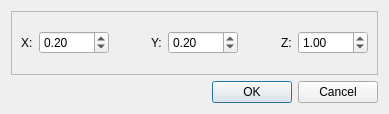
<?xml version="1.0" encoding="UTF-8"?>
<ui version="4.0">
 <class>setVoxSizeDialog</class>
 <widget class="QDialog" name="setVoxSizeDialog">
  <property name="geometry">
   <rect>
    <x>0</x>
    <y>0</y>
    <width>389</width>
    <height>114</height>
   </rect>
  </property>
  <property name="windowTitle">
   <string>Set corresponding image voxelsize</string>
  </property>
  <layout class="QVBoxLayout" name="verticalLayout">
   <item>
    <widget class="QFrame" name="frame">
     <property name="frameShape">
      <enum>QFrame::StyledPanel</enum>
     </property>
     <property name="frameShadow">
      <enum>QFrame::Plain</enum>
     </property>
     <property name="lineWidth">
      <number>2</number>
     </property>
     <property name="midLineWidth">
      <number>0</number>
     </property>
     <layout class="QHBoxLayout" name="horizontalLayout">
      <item>
       <widget class="QLabel" name="label">
        <property name="text">
         <string>X:</string>
        </property>
       </widget>
      </item>
      <item>
       <widget class="QDoubleSpinBox" name="doubleSpinBox">
        <property name="sizePolicy">
         <sizepolicy hsizetype="Minimum" vsizetype="Fixed">
          <horstretch>0</horstretch>
          <verstretch>0</verstretch>
         </sizepolicy>
        </property>
        <property name="minimumSize">
         <size>
          <width>70</width>
          <height>0</height>
         </size>
        </property>
        <property name="decimals">
         <number>2</number>
        </property>
        <property name="singleStep">
         <double>0.010000000000000</double>
        </property>
        <property name="value">
         <double>0.200000000000000</double>
        </property>
       </widget>
      </item>
      <item>
       <spacer name="horizontalSpacer">
        <property name="orientation">
         <enum>Qt::Horizontal</enum>
        </property>
        <property name="sizeHint" stdset="0">
         <size>
          <width>40</width>
          <height>20</height>
         </size>
        </property>
       </spacer>
      </item>
      <item>
       <widget class="QLabel" name="label_2">
        <property name="text">
         <string>Y:</string>
        </property>
       </widget>
      </item>
      <item>
       <widget class="QDoubleSpinBox" name="doubleSpinBox_2">
        <property name="minimumSize">
         <size>
          <width>70</width>
          <height>0</height>
         </size>
        </property>
        <property name="singleStep">
         <double>0.010000000000000</double>
        </property>
        <property name="value">
         <double>0.200000000000000</double>
        </property>
       </widget>
      </item>
      <item>
       <spacer name="horizontalSpacer_2">
        <property name="orientation">
         <enum>Qt::Horizontal</enum>
        </property>
        <property name="sizeHint" stdset="0">
         <size>
          <width>40</width>
          <height>20</height>
         </size>
        </property>
       </spacer>
      </item>
      <item>
       <widget class="QLabel" name="label_3">
        <property name="text">
         <string>Z:</string>
        </property>
       </widget>
      </item>
      <item>
       <widget class="QDoubleSpinBox" name="doubleSpinBox_3">
        <property name="minimumSize">
         <size>
          <width>70</width>
          <height>0</height>
         </size>
        </property>
        <property name="singleStep">
         <double>0.010000000000000</double>
        </property>
        <property name="value">
         <double>1.000000000000000</double>
        </property>
       </widget>
      </item>
     </layout>
    </widget>
   </item>
   <item>
    <widget class="QDialogButtonBox" name="buttonBox">
     <property name="orientation">
      <enum>Qt::Horizontal</enum>
     </property>
     <property name="standardButtons">
      <set>QDialogButtonBox::Cancel|QDialogButtonBox::Ok</set>
     </property>
    </widget>
   </item>
  </layout>
 </widget>
 <resources/>
 <connections>
  <connection>
   <sender>buttonBox</sender>
   <signal>rejected()</signal>
   <receiver>setVoxSizeDialog</receiver>
   <slot>reject()</slot>
   <hints>
    <hint type="sourcelabel">
     <x>297</x>
     <y>95</y>
    </hint>
    <hint type="destinationlabel">
     <x>286</x>
     <y>113</y>
    </hint>
   </hints>
  </connection>
  <connection>
   <sender>buttonBox</sender>
   <signal>accepted()</signal>
   <receiver>setVoxSizeDialog</receiver>
   <slot>accept()</slot>
   <hints>
    <hint type="sourcelabel">
     <x>216</x>
     <y>93</y>
    </hint>
    <hint type="destinationlabel">
     <x>145</x>
     <y>109</y>
    </hint>
   </hints>
  </connection>
 </connections>
 <slots>
  <slot>writeVoxSizeSettings()</slot>
 </slots>
</ui>
